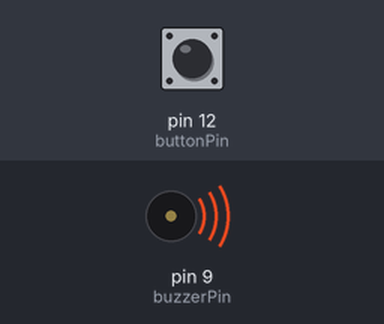
The sketch below on a simulated Arduino Uno, built with avr-gcc and run on an emulated ATmega328P. Shown: buzzer (waves = sounding, pin HIGH). The test bench sets the inputs (shaded band); at power-on: pin 12 (buttonPin) LOW.

Above: at 1.2 s.
1.3 s: pin 12 (buttonPin) pulled HIGH for 0.15 s
At 1.37 s:
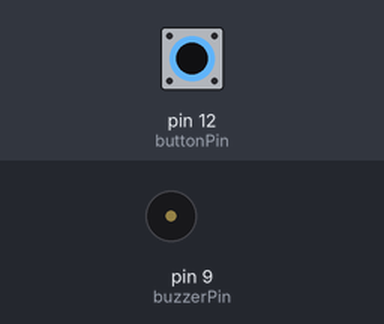
2.9 s: pin 12 (buttonPin) pulled HIGH for 3.2 s
At 7.1 s:
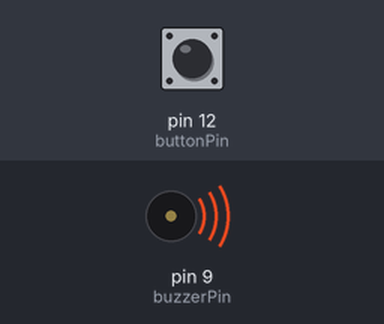
Timing chart, 0 to 8.6 s (numbered marks = the images above; inputs shaded):
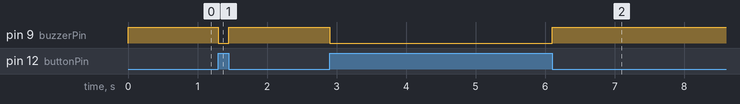

Measured:
- after the input at 1.3 s, pin 9 (buzzerPin): HIGH → LOW at once, → HIGH 0.15 s later
- after the input at 2.9 s, pin 9 (buzzerPin): HIGH → LOW at once, → HIGH 3.2 s later

The sketch:

Sketch_9.1.1_Active_Buzzer.ino
```cpp
/*
  Sketch 9.1.1
  Active Buzzer

  modified 2021/04/18
  by http://www.diygeek.lk
*/

int buttonPin = 12;   // the number of the push button pin
int buzzerPin = 9;    // the number of the buzzer pin

void setup() {
  pinMode(buttonPin, INPUT);  // Set push button pin into input mode
  pinMode(buzzerPin, OUTPUT); // Set Buzzer pin into output mode
}

void loop() {
  if (digitalRead(buttonPin) == HIGH) // If the pin is high level, the button is not pressed.
    digitalWrite(buzzerPin, LOW);     // Turn off Buzzer
  else                                // The button is pressed, if the pin is low level
    digitalWrite(buzzerPin, HIGH);    // Turn on Buzzer
}
```
